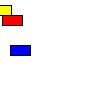
Frame 1 (no input)
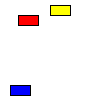
Frame 60 (the mouse pressed at the canvas centre just before this capture)
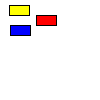
Frame 120 (the mouse held since frame 60 and released just before this capture)

The Processing sketch that drew these frames (run headless with seeded random() and noise(); from frame 60 on, the mouse is pressed at the canvas centre):

// Processing sketch: sketch_objekter
// ── sketch_objekter.pde
class Car
{
  color c;
  float xpos;
  float ypos;
  float xspeed;
  Car(color newC, float newXpos, float newYpos, float newXspeed)
  {
    c = newC;
    xpos = newXpos;
    ypos = newYpos;
    xspeed = newXspeed;
  }
  void display()
  {
    rectMode(CENTER);
    fill(c);
    rect(xpos,ypos,20,10);
  }
  void drive()
  {
    xpos = xpos + xspeed;
    if(xpos > width)
      xpos = 0;
  }
  void driveY()
  {
    ypos = ypos + xspeed;
    if(ypos > height)
      ypos = 0;
  }
} // End of class

Car car1;
Car car2;
Car car3;
void setup()
{
  car1 = new Car(color(255,255,0),0,10,1);
  car2 = new Car(color(255,0,0),10,20,2);
  car3 = new Car(color(0,0,255),20,40,10);
}
void draw()
{
  background(255);
  car1.drive();
  car1.display();
  car2.drive();
  car2.display();
  car3.driveY();
  car3.display();
}
